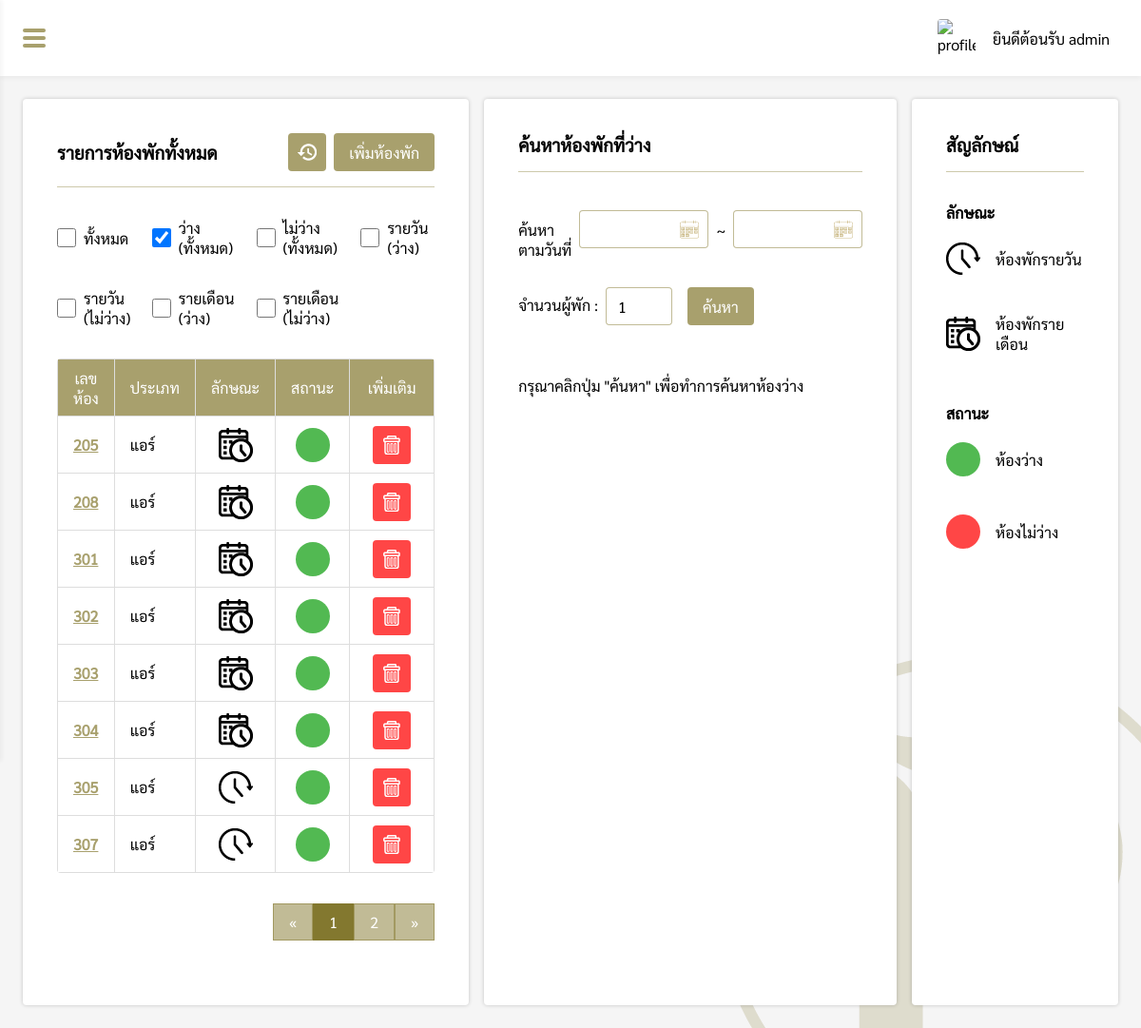
The page /pages/manage/roomList/index.php?Status=avai_all (signed in) on the database as committed earlier.
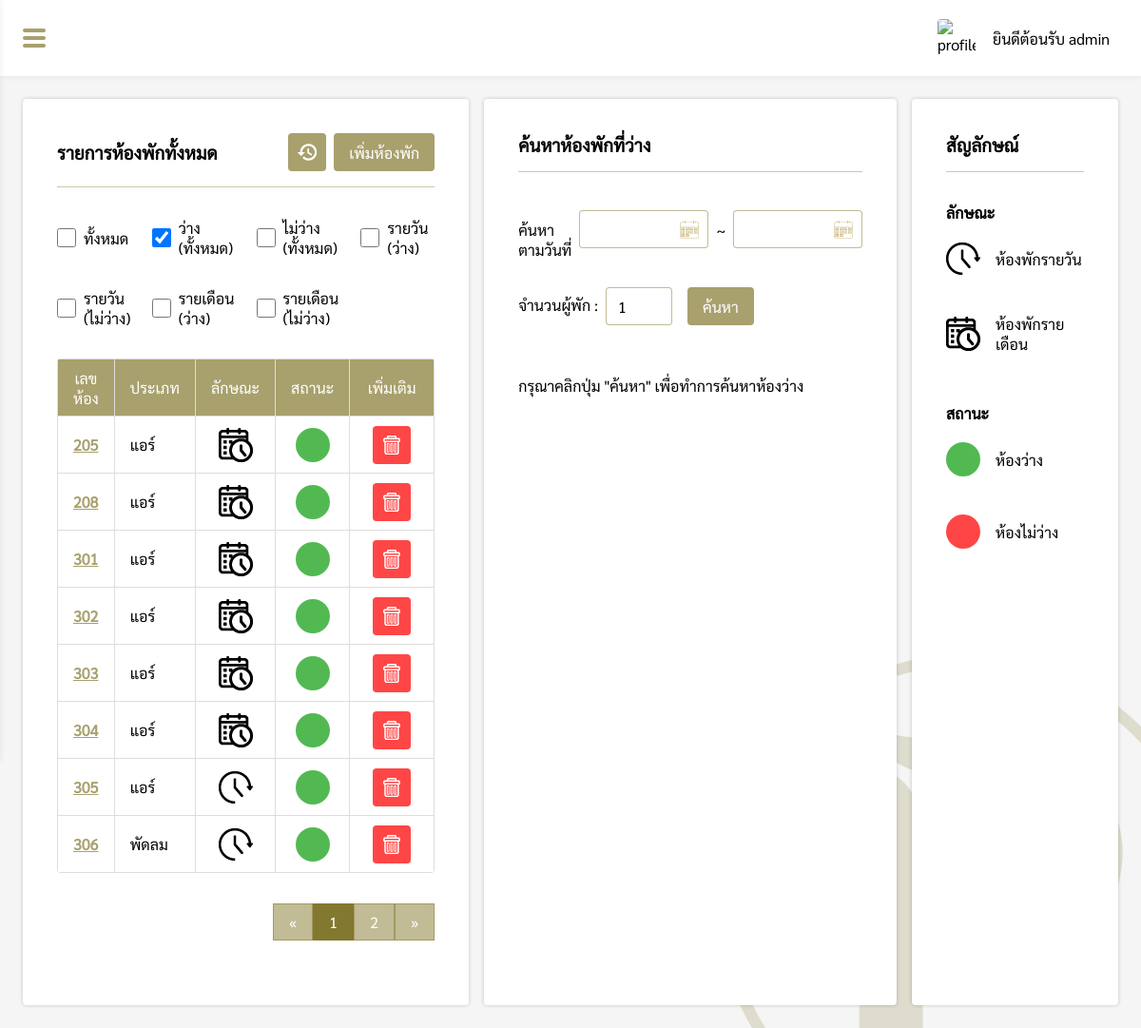
The same page on the database as committed later.
### tables this page shows
CREATE TABLE `roomlist` (
  `room_id` varchar(10) NOT NULL,
  `room_type` varchar(20) NOT NULL,
  `room_cat` varchar(20) NOT NULL,
  `room_status` varchar(20) NOT NULL
);

### pages/manage/roomList/index.php (the view, shortened to what the changed rows need)
<?php
if($_SESSION["level"] == "admin" || $_SESSION["level"] == "employee"){
    include("../../connection.php");
    $check = @$_REQUEST['Status'];
?>
<!DOCTYPE html>
<html lang="en">
<head>
    <link rel="stylesheet" href="../../../css/roomList.css">
    <link rel="stylesheet" href="../../../css/my-style.css">
    <link rel="stylesheet" href="../../../css/navbar.css">
</head>
<body>
    <div class="box">
        <div id="box-padding" style="padding:24px;">
            <div class="box-grid">
                <div class="roomList-box">
                    <?php
                    $perpage = 8;
                    if(isset($_GET['page'])){
                        $page = $_GET['page'];
                    }else{
                        $page = 1;
                    }
                    $start = ($page - 1) * $perpage;
                    if($check == "avai_all"){
                        $sql = "SELECT room_id, room_type, room_cat, room_status FROM roomlist WHERE room_status = 'ว่าง' ORDER BY room_id LIMIT {$start} , {$perpage}";
                    }else if($check == "unavai_all"){
                        $sql = "SELECT room_id, room_type, room_cat, room_status FROM roomlist WHERE room_status = 'ไม่ว่าง' ORDER BY room_id LIMIT {$start} , {$perpage}";
                    }else if($check == "avai_daily"){
                        $sql = "SELECT room_id, room_type, room_cat, room_status FROM roomlist WHERE room_status = 'ว่าง' AND room_cat = 'รายวัน' ORDER BY room_id LIMIT {$start} , {$perpage}";
                    }else if($check == "unavai_daily"){
                        $sql = "SELECT room_id, room_type, room_cat, room_status FROM roomlist WHERE room_status = 'ไม่ว่าง' AND room_cat = 'รายวัน' ORDER BY room_id LIMIT {$start} , {$perpage}";
                    }else if($check == "avai_month"){
                        $sql = "SELECT room_id, room_type, room_cat, room_status FROM roomlist WHERE room_status = 'ว่าง' AND room_cat = 'รายเดือน' ORDER BY room_id LIMIT {$start} , {$perpage}";
                    }else if($check == "unavai_month"){
                        $sql = "SELECT room_id, room_type, room_cat, room_status FROM roomlist WHERE room_status = 'ไม่ว่าง' AND room_cat = 'รายเดือน' ORDER BY room_id LIMIT {$start} , {$perpage}";
                    }else{
                        $sql = "SELECT room_id, room_type, room_cat, room_status FROM roomlist ORDER BY room_id LIMIT {$start} , {$perpage}";
                    }
                    $result = $conn->query($sql);
                    if ($result->num_rows > 0) {
                    ?>
                    <div style="overflow-x: auto;overflow-y:hidden;">
                        <table>
                            <tr>
                                <th>เลขห้อง</th>
                                <th>ประเภท</th>
                                <th>ลักษณะ</th>
                                <th>สถานะ</th>
                                <?php
                                if($_SESSION["level"] == "admin"){
                                ?>
                                <th>เพิ่มเติม</th>
                                <?php } ?>
                            </tr>
                            <?php
                            while($row = $result->fetch_assoc()) {
                            ?>
                            <tr>
                                <td><a href="<?php if($row["room_cat"] == "รายเดือน"){ echo "room_id.php?ID=".$row['room_id']; }else if($row["room_cat"] == "รายวัน"){ echo "roomdaily_id.php?ID=".$row['room_id']; } ?>"><?php echo $row["room_id"]; ?></a>
                                </td>
                                <td><?php echo $row["room_type"]; ?></td>
                                <td>
                                    <img id="cat" src="<?php if($row['room_cat'] == 'รายวัน'){ echo '../../../img/tool/clock-icon.png'; }else if($row['room_cat'] == 'รายเดือน'){ echo '../../../img/tool/calendar-icon.png'; } ?>" alt="category-icon">
                                </td>
                                <td><?php if($row["room_status"] == "ว่าง"){ echo "<div class='status-available'></div>"; }else{ echo "<div class='status-unavailable'></div>"; } ?></td>
                                <?php
                                if($_SESSION["level"] == "admin"){
                                ?>
                                <td>
                                    <div style="display:flex;justify-content:center;">
                                        <button id="<?php echo $row['room_id']; ?>" class="del-btn"></button>
                                    </div>
                                </td>
                                <?php } ?>
                            </tr>
                            <?php } ?>
                        </table>
                    </div>
                    <?php
                    if($check == "avai_all"){
                        $sql2 = "SELECT * FROM roomlist WHERE room_status = 'ว่าง'";
                    }else if($check == "unavai_all"){
                        $sql2 = "SELECT * FROM roomlist WHERE room_status = 'ไม่ว่าง'";
                    }else if($check == "avai_daily"){
                        $sql2 = "SELECT * FROM roomlist WHERE room_status = 'ว่าง' AND room_cat = 'รายวัน'";
                    }else if($check == "unavai_daily"){
                        $sql2 = "SELECT * FROM roomlist WHERE room_status = 'ไม่ว่าง' AND room_cat = 'รายวัน'";
                    }else if($check == "avai_month"){
                        $sql2 = "SELECT * FROM roomlist WHERE room_status = 'ว่าง' AND room_cat = 'รายเดือน'";
                    }else if($check == "unavai_month"){
                        $sql2 = "SELECT * FROM roomlist WHERE room_status = 'ว่าง' AND room_cat = 'รายเดือน'";
                    }else{
                        $sql2 = "SELECT * FROM roomlist";
                    }
                    $query2 = mysqli_query($conn, $sql2);
                    $total_record = mysqli_num_rows($query2);
                    $total_page = ceil($total_record / $perpage);
                    ?>
                    <div style="display:flex;justify-content:flex-end">
                        <div class="pagination">
                            <?php
                            if($check == "avai_all"){
                            ?>
                            <a href="index.php?Status=avai_all&page=1">&laquo;</a>
                            <?php for($i=1;$i<=$total_page;$i++){ ?>
                            <a href="index.php?Status=avai_all&page=<?php echo $i; ?>"
                                <?php if($page == $i){ echo "style='background-color: rgb(131, 120, 47, 1);color:#fff;'"; }?>><?php echo $i; ?></a>
                            <?php } ?>
                            <a href="index.php?Status=avai_all&page=<?php echo $total_page; ?>">&raquo;</a>
                            <?php
                            }else if($check == "unavai_all"){
                            ?>
                            <a href="index.php?Status=unavai_all&page=1">&laquo;</a>
                            <?php for($i=1;$i<=$total_page;$i++){ ?>
                            <a href="index.php?Status=unavai_all&page=<?php echo $i; ?>"
                                <?php if($page == $i){ echo "style='background-color: rgb(131, 120, 47, 1);color:#fff;'"; }?>><?php echo $i; ?></a>
                            <?php } ?>
                            <a href="index.php?Status=unavai_all&page=<?php echo $total_page; ?>">&raquo;</a>
                            <?php
                            }else if($check == "avai_daily"){
                            ?>
                            <a href="index.php?Status=avai_daily&page=1">&laquo;</a>
                            <?php for($i=1;$i<=$total_page;$i++){ ?>
                            <a href="index.php?Status=avai_daily&page=<?php echo $i; ?>"
                                <?php if($page == $i){ echo "style='background-color: rgb(131, 120, 47, 1);color:#fff;'"; }?>><?php echo $i; ?></a>
                            <?php } ?>
                            <a href="index.php?Status=avai_daily&page=<?php echo $total_page; ?>">&raquo;</a>
                            <?php
                            }else if($check == "unavai_daily"){
                            ?>
                            <a href="index.php?Status=unavai_daily&page=1">&laquo;</a>
                            <?php for($i=1;$i<=$total_page;$i++){ ?>
                            <a href="index.php?Status=unavai_daily&page=<?php echo $i; ?>"
                                <?php if($page == $i){ echo "style='background-color: rgb(131, 120, 47, 1);color:#fff;'"; }?>><?php echo $i; ?></a>
                            <?php } ?>
                            <a href="index.php?Status=unavai_daily&page=<?php echo $total_page; ?>">&raquo;</a>
                            <?php
                            }else if($check == "avai_month"){
                            ?>
                            <a href="index.php?Status=avai_month&page=1">&laquo;</a>
                            <?php for($i=1;$i<=$total_page;$i++){ ?>
                            <a href="index.php?Status=avai_month&page=<?php echo $i; ?>"
                                <?php if($page == $i){ echo "style='background-color: rgb(131, 120, 47, 1);color:#fff;'"; }?>><?php echo $i; ?></a>
                            <?php } ?>
                            <a href="index.php?Status=avai_month&page=<?php echo $total_page; ?>">&raquo;</a>
                            <?php
                            }else if($check == "unavai_month"){
                            ?>
                            <a href="index.php?Status=unavai_month&page=1">&laquo;</a>
                            <?php for($i=1;$i<=$total_page;$i++){ ?>
                            <a href="index.php?Status=unavai_month&page=<?php echo $i; ?>"
                                <?php if($page == $i){ echo "style='background-color: rgb(131, 120, 47, 1);color:#fff;'"; }?>><?php echo $i; ?></a>
                            <?php } ?>
                            <a href="index.php?Status=unavai_month&page=<?php echo $total_page; ?>">&raquo;</a>
                            <?php } ?>
                        </div>
                    </div>
                    <?php
                    }
                    ?>
                </div>
            </div>
        </div>
    </div>
</body>
</html>
<?php
}else{
    Header("Location: ../../login.php");
}

Rows that differ between the two databases and show on the page:
no longer on this page (row unchanged): roomlist: room_id "307", room_type "แอร์", room_status "ว่าง" (drawn)
now on this page (row edited): roomlist: room_id "306", room_type "พัดลม", room_status "ว่าง" (drawn)
